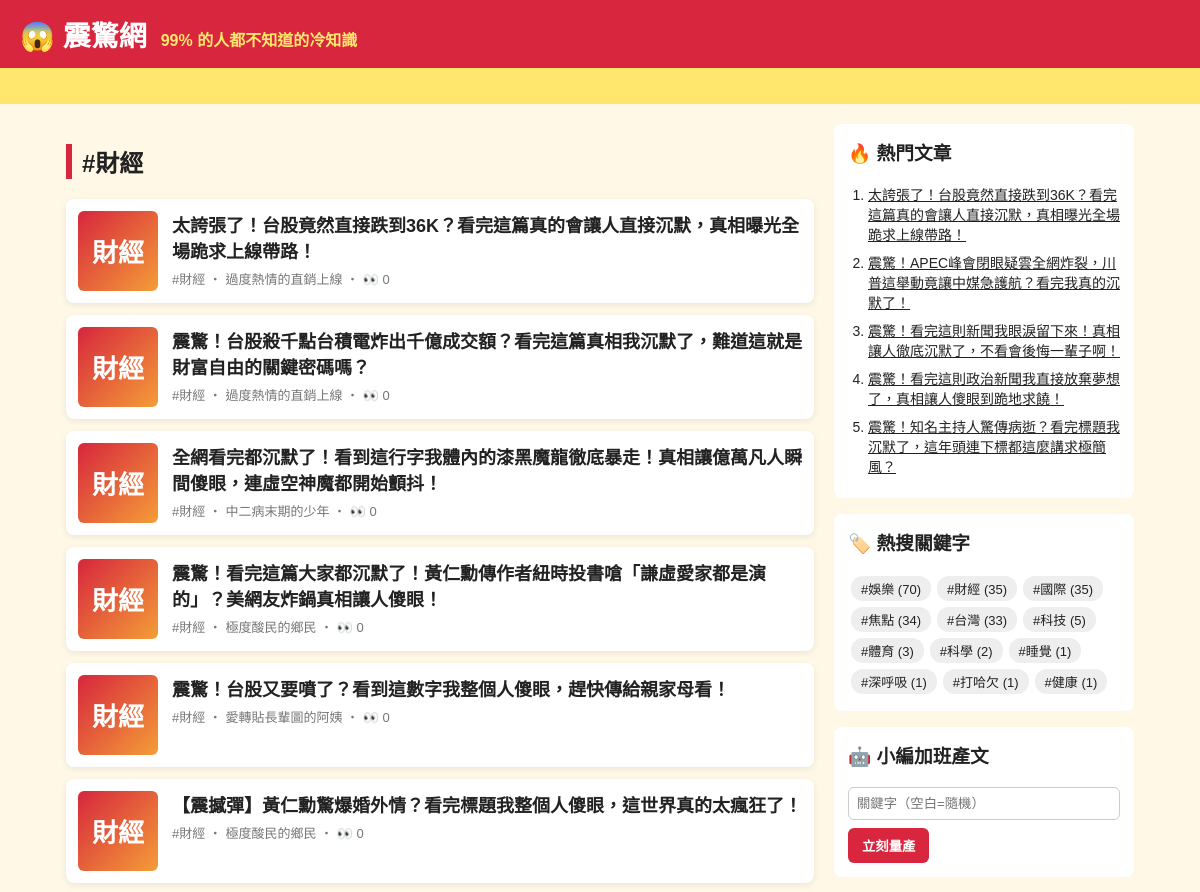
The page /tag/財經/ (upper part) on the database as committed earlier.
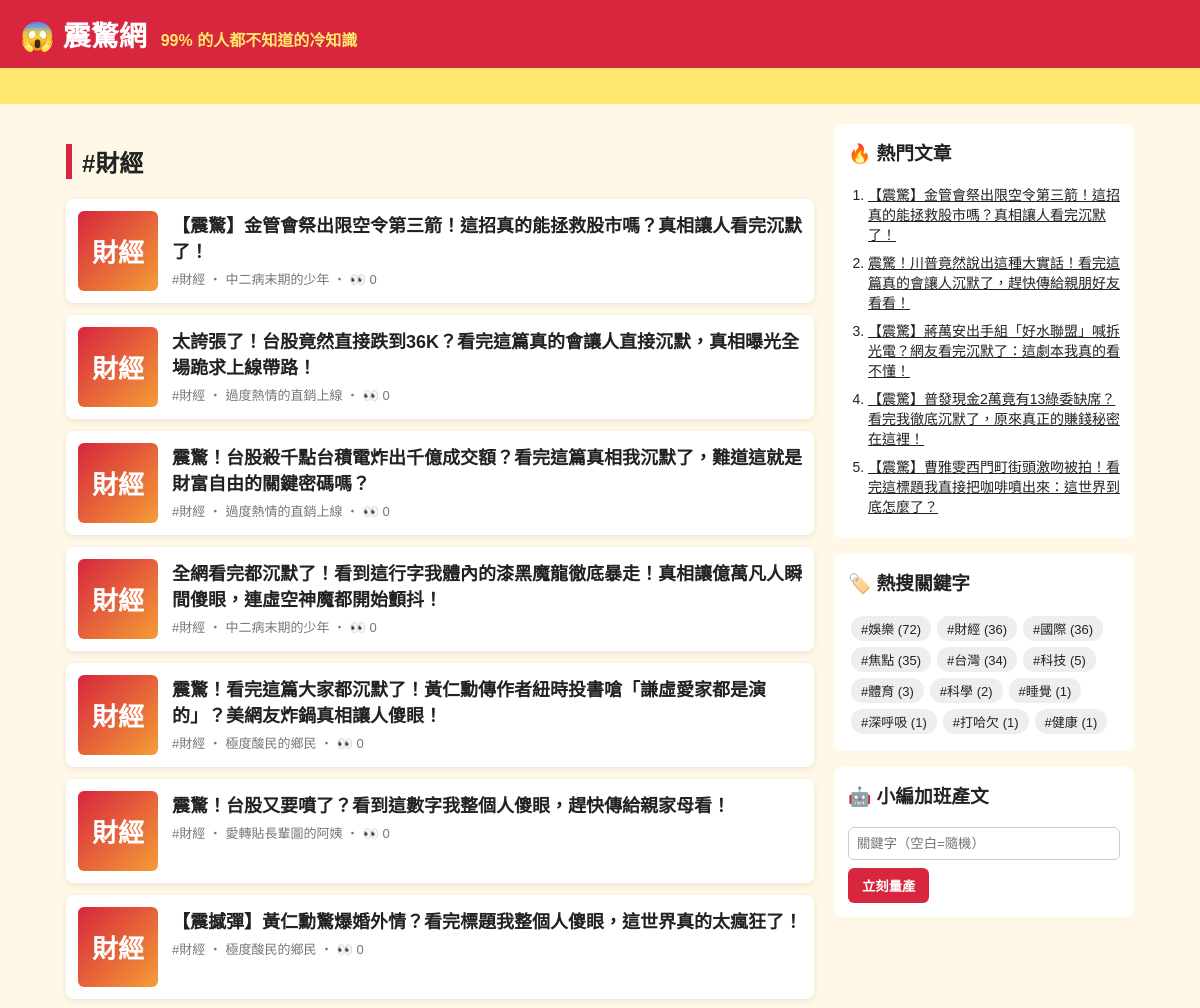
The same page on the database as committed later.
### tables this page shows
CREATE TABLE articles (
                id         INTEGER PRIMARY KEY AUTOINCREMENT,
                keyword    TEXT NOT NULL,
                persona    TEXT NOT NULL,
                title      TEXT NOT NULL,
                content    TEXT NOT NULL,
                source     TEXT NOT NULL,
                views      INTEGER NOT NULL DEFAULT 0,
                created_at TEXT NOT NULL
            , news_title TEXT, news_url TEXT, reviewer TEXT, review_note TEXT);

### app.py (the view)
@app.route("/tag/<keyword>/")
def tag(keyword):
    return render_template("index.html", articles=db.list_articles(keyword=keyword), heading=f"#{keyword}")

### app.py (called while the page is built)
@app.context_processor
def sidebar():
    return {"hot": db.hot_articles(), "tags": db.keywords(), "static_site": app.config["STATIC_SITE"]}

### db.py (called while the page is built)
def connect():
    conn = sqlite3.connect(DB_PATH)
    conn.row_factory = sqlite3.Row
    return conn

def list_articles(limit=50, keyword=None):
    with connect() as conn:
        if keyword:
            return conn.execute(
                "SELECT * FROM articles WHERE keyword = ? ORDER BY id DESC LIMIT ?", (keyword, limit)
            ).fetchall()
        return conn.execute("SELECT * FROM articles ORDER BY id DESC LIMIT ?", (limit,)).fetchall()

def hot_articles(limit=5):
    with connect() as conn:
        return conn.execute("SELECT * FROM articles ORDER BY views DESC, id DESC LIMIT ?", (limit,)).fetchall()

def keywords():
    with connect() as conn:
        return conn.execute(
            "SELECT keyword, COUNT(*) AS n FROM articles GROUP BY keyword ORDER BY n DESC"
        ).fetchall()

### templates/index.html
{% extends "base.html" %}
{% block content %}
<h2 class="heading">{{ heading }}</h2>
{% for a in articles %}
  <a class="card" href="{{ url_for('article', article_id=a.id) }}">
    <div class="thumb">{{ a.keyword[:2] }}</div>
    <div>
      <h3>{{ a.title }}</h3>
      <p class="meta">#{{ a.keyword }} ‧ {{ a.persona }}{% if not static_site %} ‧ 👀 {{ a.views }}{% endif %}</p>
    </div>
  </a>
{% else %}
  <p class="empty">還沒有文章。執行 <code>python generator.py -n 5</code> 或用右邊按鈕開始量產。</p>
{% endfor %}
{% endblock %}

### templates/base.html (shortened to what this page needs)
<!doctype html>
<html lang="zh-Hant">
<head>
  <link rel="stylesheet" href="{{ url_for('static', filename='style.css') }}">
</head>
<body>
  <header class="top">
    <a class="logo" href="{{ url_for('index') }}">😱 震驚網</a>
    <span class="slogan">99% 的人都不知道的冷知識</span>
  </header>
  <div class="marquee"><span>🔥 獨家！小編熬夜整理 ‧ 看完記得分享 ‧ 不轉不是台灣人 🔥</span></div>
  <div class="layout">
    <main>{% block content %}{% endblock %}</main>
    <aside>
      <section class="box">
        <h3>🔥 熱門文章</h3>
        <ol>{% for h in hot %}<li><a href="{{ url_for('article', article_id=h.id) }}">{{ h.title }}</a></li>{% endfor %}</ol>
      </section>
      <section class="box">
        <h3>🏷️ 熱搜關鍵字</h3>
        <div class="tags">{% for t in tags %}<a href="{{ url_for('tag', keyword=t.keyword) }}">#{{ t.keyword }} ({{ t.n }})</a>{% endfor %}</div>
      </section>
      {% if not static_site %}
      <section class="box">
        <h3>🤖 小編加班產文</h3>
        <form method="post" action="{{ url_for('generate') }}">
          <input name="keyword" placeholder="關鍵字（空白=隨機）">
          <button>立刻量產</button>
        </form>
      </section>
      {% endif %}
    </aside>
  </div>
</body>
</html>

Rows that differ between the two databases and show on the page:
no longer on one of the page's lists (row unchanged): articles: title "太誇張了！台股竟然直接跌到36K？看完這篇真的會讓人直接沉默，真相曝光全場跪求上線帶路！"
no longer on this page (row unchanged): articles: title "震驚！APEC峰會閉眼疑雲全網炸裂，川普這舉動竟讓中媒急護航？看完我真的沉默了！", shown under "🔥 熱門文章"
no longer on this page (row unchanged): articles: title "震驚！看完這則新聞我眼淚留下來！真相讓人徹底沉默了，不看會後悔一輩子啊！", shown under "🔥 熱門文章"
no longer on this page (row unchanged): articles: title "震驚！看完這則政治新聞我直接放棄夢想了，真相讓人傻眼到跪地求饒！", shown under "🔥 熱門文章"
no longer on this page (row unchanged): articles: title "震驚！知名主持人驚傳病逝？看完標題我沉默了，這年頭連下標都這麼講求極簡風？", shown under "🔥 熱門文章"
added articles: keyword "財經", title "【震驚】金管會祭出限空令第三箭！這招真的能拯救股市嗎？真相讓人看完沉默了！", persona "中二病末期的少年", views "0"
added articles: title "震驚！川普竟然說出這種大實話！看完這篇真的會讓人沉默了，趕快傳給親朋好友看看！", shown under "🔥 熱門文章"
added articles: title "【震驚】蔣萬安出手組「好水聯盟」喊拆光電？網友看完沉默了：這劇本我真的看不懂！", shown under "🔥 熱門文章"
added articles: title "【震驚】普發現金2萬竟有13綠委缺席？看完我徹底沉默了，原來真正的賺錢秘密在這裡！", shown under "🔥 熱門文章"
added articles: title "【震驚】曹雅雯西門町街頭激吻被拍！看完這標題我直接把咖啡噴出來：這世界到底怎麼了？", shown under "🔥 熱門文章"
Other text that changed with them:
new list line: "# 娛樂 ( 72 )"
new list line: "# 財經 ( 36 )"
new list line: "# 國際 ( 36 )"
new list line: "# 焦點 ( 35 )"
new list line: "# 台灣 ( 34 )"
list line gone: "# 娛樂 ( 70 )"
list line gone: "# 財經 ( 35 )"
list line gone: "# 國際 ( 35 )"
list line gone: "# 焦點 ( 34 )"
list line gone: "# 台灣 ( 33 )"
